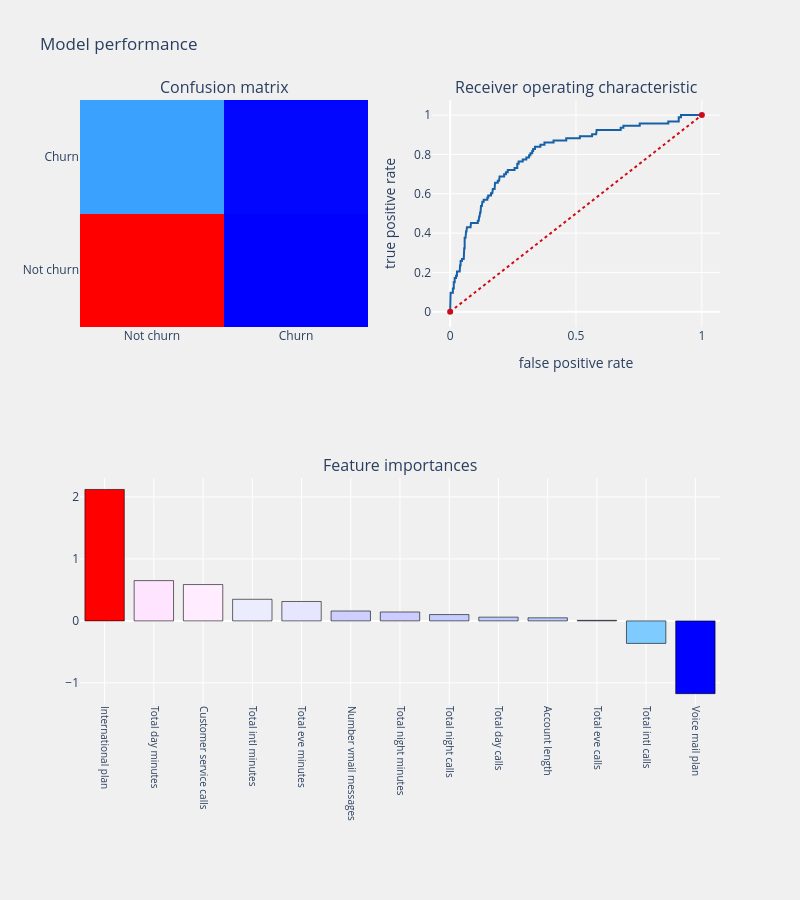

Notebook source saved alongside this figure:
### Markdown cell above
## <a id='4.1'>4.1. Baseline model</a>

### Code cell
from sklearn.linear_model import LogisticRegression

#Baseline model        
logit = LogisticRegression(C=1.0, class_weight=None, dual=False, fit_intercept=True,
                           intercept_scaling=1, max_iter=100, multi_class='ovr', n_jobs=1,
                           penalty='l2', random_state=None, solver='liblinear', tol=0.0001,
                           verbose=0, warm_start=False)

telecom_churn_prediction(logit, x_train, x_test, y_train, y_test, "coefficients", threshold_plot=True)

### Figure 1 — Plotly figure (JSON) as saved in the notebook; plotly's stock layout.template omitted (floating-point values rounded to 4 significant figures; data arrays with more than 128 entries replaced by an {"elided": "..."} marker saying what was removed)
{"data": [{"colorscale": [[0, "rgb(0,0,255)"], [0.1, "rgb(51,153,255)"], [0.2, "rgb(102,204,255)"], [0.3, "rgb(153,204,255)"], [0.4, "rgb(204,204,255)"], [0.5, "rgb(255,255,255)"], [0.6, "rgb(255,204,255)"], [0.7, "rgb(255,153,255)"], [0.8, "rgb(255,102,204)"], [0.9, "rgb(255,102,102)"], [1, "rgb(255,0,0)"]], "name": "Confusion matrix", "showscale": false, "type": "heatmap", "x": ["Not churn", "Churn"], "xaxis": "x", "y": ["Not churn", "Churn"], "yaxis": "y", "z": [[540, 15], [76, 17]]}, {"line": {"color": "rgb(22, 96, 167)", "width": 2}, "name": "Roc: 0.5778843359488521", "type": "scatter", "x": {"elided": "136 float values"}, "xaxis": "x2", "y": {"elided": "136 float values"}, "yaxis": "y2"}, {"line": {"color": "rgb(205, 12, 24)", "dash": "dot", "width": 2}, "type": "scatter", "x": [0, 1], "xaxis": "x2", "y": [0, 1], "yaxis": "y2"}, {"marker": {"color": [2.121, 0.6501, 0.5866, 0.3487, 0.3133, 0.1596, 0.1437, 0.1023, 0.06078, 0.04976, 0.009109, -0.363, -1.174], "colorscale": [[0, "rgb(0,0,255)"], [0.1, "rgb(51,153,255)"], [0.2, "rgb(102,204,255)"], [0.3, "rgb(153,204,255)"], [0.4, "rgb(204,204,255)"], [0.5, "rgb(255,255,255)"], [0.6, "rgb(255,204,255)"], [0.7, "rgb(255,153,255)"], [0.8, "rgb(255,102,204)"], [0.9, "rgb(255,102,102)"], [1, "rgb(255,0,0)"]], "line": {"color": "black", "width": 0.6}}, "name": "coefficients", "type": "bar", "x": ["International plan", "Total day minutes", "Customer service calls", "Total intl minutes", "Total eve minutes", "Number vmail messages", "Total night minutes", "Total night calls", "Total day calls", "Account length", "Total eve calls", "Total intl calls", "Voice mail plan"], "xaxis": "x3", "y": [2.121, 0.6501, 0.5866, 0.3487, 0.3133, 0.1596, 0.1437, 0.1023, 0.06078, 0.04976, 0.009109, -0.363, -1.174], "yaxis": "y3"}], "layout": {"annotations": [{"font": {"size": 16}, "showarrow": false, "text": "Confusion matrix", "x": 0.225, "xanchor": "center", "xref": "paper", "y": 1, "yanchor": "bottom", "yref": "paper"}, {"font": {"size": 16}, "showarrow": false, "text": "Receiver operating characteristic", "x": 0.775, "xanchor": "center", "xref": "paper", "y": 1, "yanchor": "bottom", "yref": "paper"}, {"font": {"size": 16}, "showarrow": false, "text": "Feature importances", "x": 0.5, "xanchor": "center", "xref": "paper", "y": 0.375, "yanchor": "bottom", "yref": "paper"}], "autosize": false, "height": 900, "margin": {"b": 195}, "paper_bgcolor": "rgba(240,240,240, 0.95)", "plot_bgcolor": "rgba(240,240,240, 0.95)", "showlegend": false, "title": {"text": "Model performance"}, "width": 800, "xaxis": {"anchor": "y", "domain": [0, 0.45]}, "xaxis2": {"anchor": "y2", "domain": [0.55, 1], "title": {"text": "false positive rate"}}, "xaxis3": {"anchor": "y3", "domain": [0, 1], "showgrid": true, "tickangle": 90, "tickfont": {"size": 10}}, "yaxis": {"anchor": "x", "domain": [0.625, 1]}, "yaxis2": {"anchor": "x2", "domain": [0.625, 1], "title": {"text": "true positive rate"}}, "yaxis3": {"anchor": "x3", "domain": [0, 0.375]}}}
